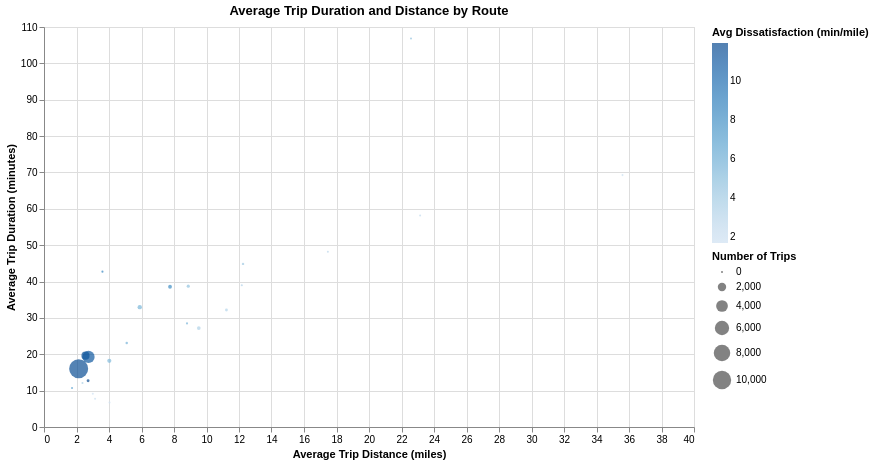

Source (Vega-Lite JSON):
### Vega-Lite specification from a JSON file in a GitHub repository (floating-point values rounded to 4 significant figures)
{"config": {"view": {"continuousWidth": 300, "continuousHeight": 300}}, "data": {"name": "data-44a5406673fef549746f2edf797dfe29"}, "mark": {"type": "circle"}, "encoding": {"color": {"field": "average_dissatisfaction", "title": "Avg Dissatisfaction (min/mile)", "type": "quantitative"}, "size": {"field": "trip_count", "title": "Number of Trips", "type": "quantitative"}, "tooltip": [{"field": "PULocation", "title": "Pickup", "type": "nominal"}, {"field": "DOLocation", "title": "Drop-off", "type": "nominal"}, {"field": "average_distance", "format": ".2f", "title": "Distance", "type": "quantitative"}, {"field": "average_duration", "format": ".2f", "title": "Duration", "type": "quantitative"}, {"field": "average_dissatisfaction", "format": ".2f", "title": "Dissatisfaction", "type": "quantitative"}, {"field": "trip_count", "format": ",", "title": "Trips", "type": "quantitative"}], "x": {"field": "average_distance", "title": "Average Trip Distance (miles)", "type": "quantitative"}, "y": {"field": "average_duration", "title": "Average Trip Duration (minutes)", "type": "quantitative"}}, "height": 400, "title": "Average Trip Duration and Distance by Route", "width": 650, "$schema": "https://vega.github.io/schema/vega-lite/v6.4.1.json", "datasets": {"data-44a5406673fef549746f2edf797dfe29": [{"PULocation": "Bronx", "DOLocation": "Bronx", "average_dissatisfaction": 11.97, "average_duration": 12.71, "average_distance": 2.713, "trip_count": 134}, {"PULocation": "Bronx", "DOLocation": "Manhattan", "average_dissatisfaction": 5.636, "average_duration": 23.12, "average_distance": 5.092, "trip_count": 61}, {"PULocation": "Bronx", "DOLocation": "Queens", "average_dissatisfaction": 3.218, "average_duration": 38.96, "average_distance": 12.17, "trip_count": 12}, {"PULocation": "Bronx", "DOLocation": "Unknown", "average_dissatisfaction": 3.836, "average_duration": 12.08, "average_distance": 2.368, "trip_count": 5}, {"PULocation": "Brooklyn", "DOLocation": "Bronx", "average_dissatisfaction": 4.76, "average_duration": 106.8, "average_distance": 22.59, "trip_count": 2}, {"PULocation": "Brooklyn", "DOLocation": "Brooklyn", "average_dissatisfaction": 11.59, "average_duration": 19.63, "average_distance": 2.553, "trip_count": 1871}, {"PULocation": "Brooklyn", "DOLocation": "EWR", "average_dissatisfaction": 2.888, "average_duration": 48.18, "average_distance": 17.47, "trip_count": 5}, {"PULocation": "Brooklyn", "DOLocation": "Manhattan", "average_dissatisfaction": 5.555, "average_duration": 32.95, "average_distance": 5.892, "trip_count": 451}, {"PULocation": "Brooklyn", "DOLocation": "Queens", "average_dissatisfaction": 3.172, "average_duration": 32.17, "average_distance": 11.23, "trip_count": 118}, {"PULocation": "Brooklyn", "DOLocation": "Unknown", "average_dissatisfaction": 1.691, "average_duration": 6.748, "average_distance": 4.032, "trip_count": 8}, {"PULocation": "Manhattan", "DOLocation": "Bronx", "average_dissatisfaction": 5.279, "average_duration": 18.19, "average_distance": 4.019, "trip_count": 393}, {"PULocation": "Manhattan", "DOLocation": "Brooklyn", "average_dissatisfaction": 3.988, "average_duration": 44.85, "average_distance": 12.25, "trip_count": 54}, {"PULocation": "Manhattan", "DOLocation": "EWR", "average_dissatisfaction": 2.483, "average_duration": 58.18, "average_distance": 23.15, "trip_count": 3}, {"PULocation": "Manhattan", "DOLocation": "Manhattan", "average_dissatisfaction": 11.75, "average_duration": 16.02, "average_distance": 2.134, "trip_count": 10659}, {"PULocation": "Manhattan", "DOLocation": "Queens", "average_dissatisfaction": 3.406, "average_duration": 27.21, "average_distance": 9.524, "trip_count": 283}, {"PULocation": "Manhattan", "DOLocation": "Unknown", "average_dissatisfaction": 6.994, "average_duration": 10.74, "average_distance": 1.725, "trip_count": 12}, {"PULocation": "Queens", "DOLocation": "Bronx", "average_dissatisfaction": 5.59, "average_duration": 28.48, "average_distance": 8.8, "trip_count": 17}, {"PULocation": "Queens", "DOLocation": "Brooklyn", "average_dissatisfaction": 4.634, "average_duration": 38.73, "average_distance": 8.878, "trip_count": 183}, {"PULocation": "Queens", "DOLocation": "Manhattan", "average_dissatisfaction": 8.143, "average_duration": 38.56, "average_distance": 7.756, "trip_count": 314}, {"PULocation": "Queens", "DOLocation": "Queens", "average_dissatisfaction": 11.15, "average_duration": 19.27, "average_distance": 2.737, "trip_count": 4386}, {"PULocation": "Queens", "DOLocation": "Staten Island", "average_dissatisfaction": 1.946, "average_duration": 69.27, "average_distance": 35.6, "trip_count": 1}, {"PULocation": "Queens", "DOLocation": "Unknown", "average_dissatisfaction": 8.695, "average_duration": 42.72, "average_distance": 3.597, "trip_count": 16}, {"PULocation": "Staten Island", "DOLocation": "Staten Island", "average_dissatisfaction": 1.725, "average_duration": 9.158, "average_distance": 3.005, "trip_count": 2}, {"PULocation": "Unknown", "DOLocation": "Unknown", "average_dissatisfaction": 1.958, "average_duration": 7.78, "average_distance": 3.143, "trip_count": 9}]}}
